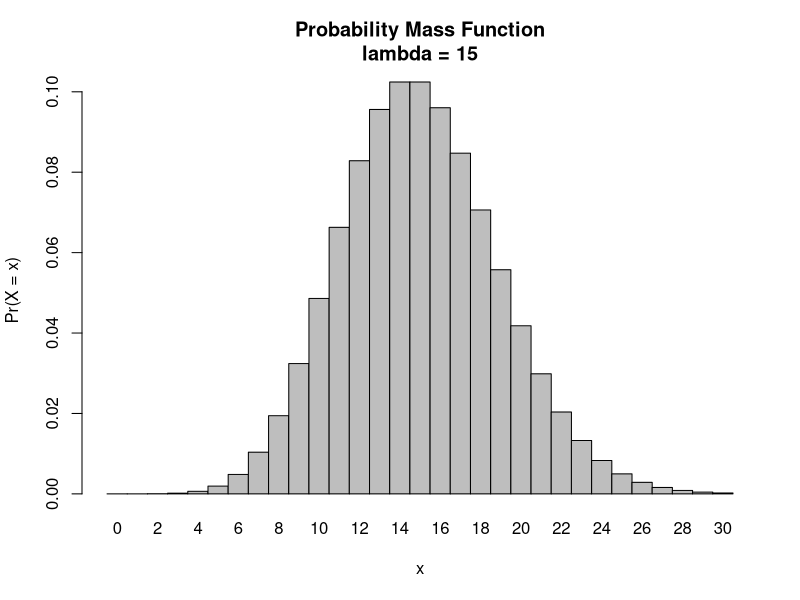
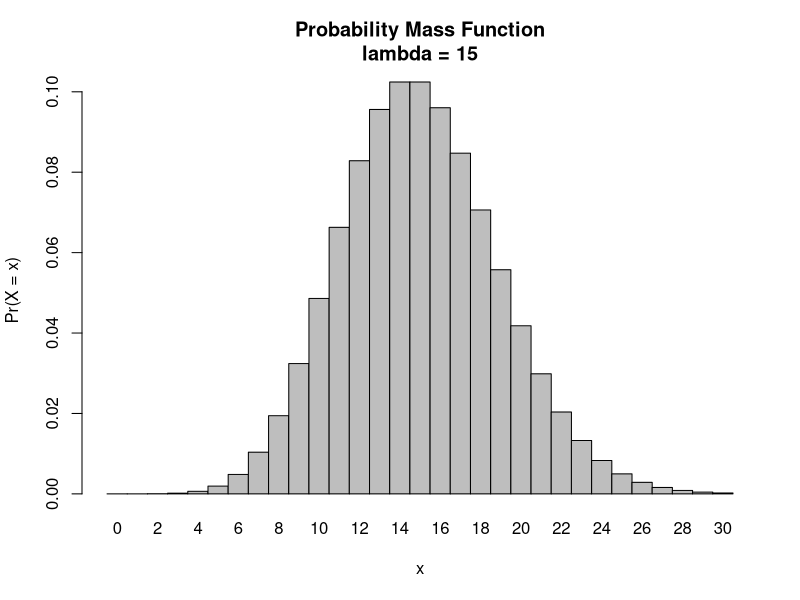
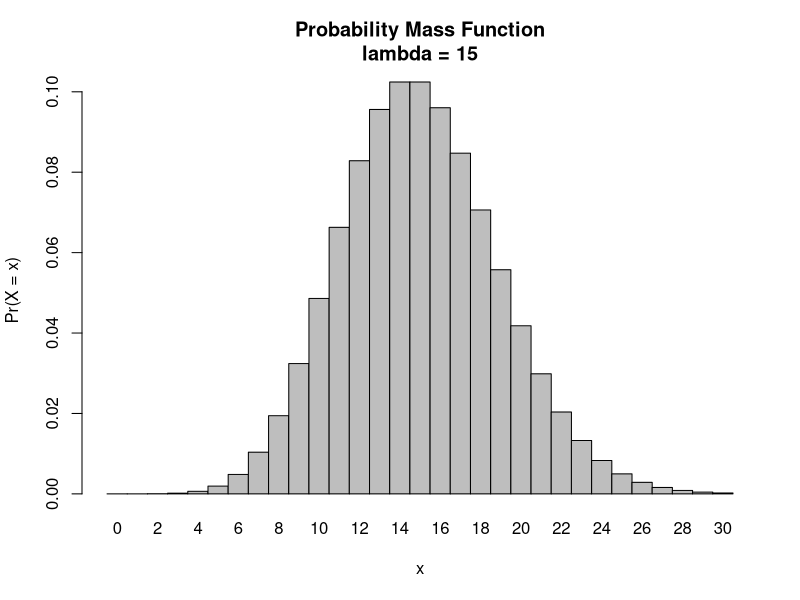
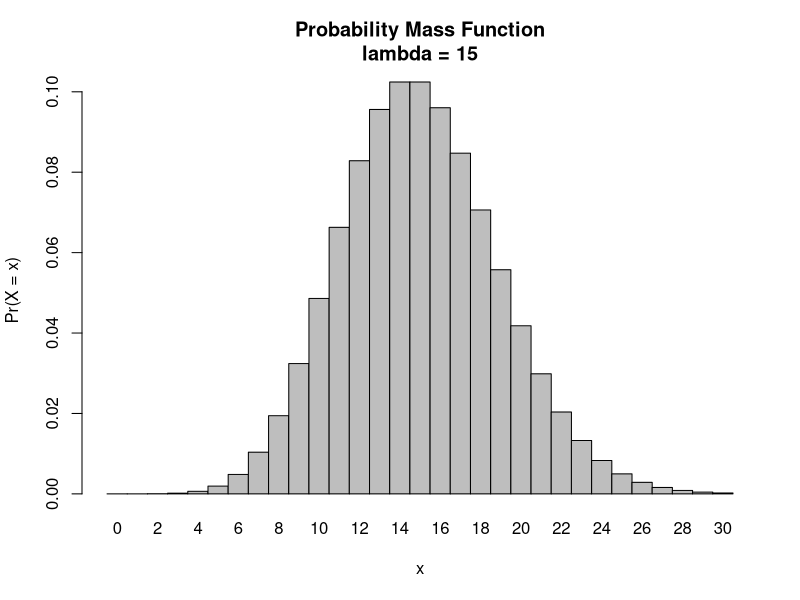

Write the R code that produced these figures, in order.
## ---- chunk 1
knitr::opts_chunk$set(echo = TRUE)
## ---- chunk 2

x <- 0:30
l = 15
probset <- dpois(x = x, lambda = l)
barplot(probset, names.arg = x, space = 0, xlab = "x", ylab = "Pr(X = x)", main = paste0("Probability Mass Function\nlambda = ", 
    l))

ppois(8,l, lower=FALSE)

## ---- chunk 3

x <- 0:30
l = 15
probset <- dpois(x = x, lambda = l)
barplot(probset, names.arg = x, space = 0, xlab = "x", ylab = "Pr(X = x)", main = paste0("Probability Mass Function\nlambda = ", 
    l))

1- ppois(0, l, lower=FALSE)

## ---- chunk 4

x <- 0:30
l = 15
probset <- dpois(x = x, lambda = l)
barplot(probset, names.arg = x, space = 0, xlab = "x", ylab = "Pr(X = x)", main = paste0("Probability Mass Function\nlambda = ", 
    l))

1- ppois(3, l, lower=FALSE) + ppois(2, l)

## ---- chunk 5

x <- 0:30
l = 15
probset <- dpois(x = x, lambda = 15)
barplot(probset, names.arg = x, space = 0, xlab = "x", ylab = "Pr(X = x)", main = paste0("Probability Mass Function\nlambda = ", l))


## ---- chunk 6

## ---- chunk 7

